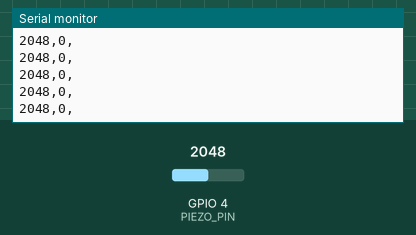
Bench run of a sketch on a simulated ESP32. Parts: the last lines printed to the serial monitor. The inputs (shaded band) are chosen by the test bench; at power-on: GPIO 4 (PIEZO_PIN) = 2048.

Above: at 2.2 s.
2.3 s: GPIO 4 (PIEZO_PIN) set to 2866
At 3.1 s:
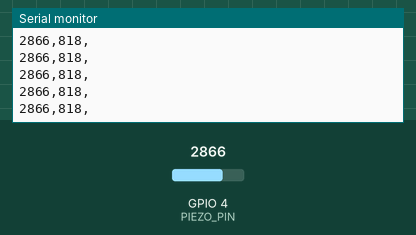
3.9 s: GPIO 4 (PIEZO_PIN) set to 3040
At 5.0 s:
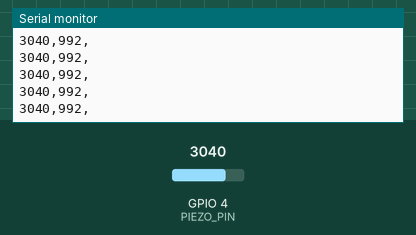
Timing chart, 0 to 6.9 s (numbered marks = the images above; inputs shaded):
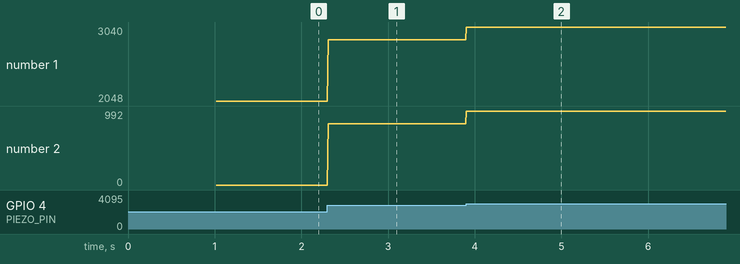

The sketch:

piezo_esp32.ino
```cpp
/*
  =====================================================================
  PIEZO DISC - STANDALONE (ESP32)
  =====================================================================
  Sensor : 50mm Piezoelectric Disc
  Board  : ESP32 DevKit V1 (38-pin)
  Used for: impact / foot-strike detection (heel or forefoot)

  WIRING (damping resistor in parallel - NOT a voltage divider)
  --------------------------------------------------------------------
    Piezo(+) --+-- GPIO4
                |
            [1M ohm resistor] -- GND
    Piezo(-) -- GND

  IMPORTANT: piezo discs generate their own AC voltage when stressed,
  and can spike beyond safe input levels for an analog pin if used
  unprotected. The 1M ohm resistor wired IN PARALLEL across the
  piezo's two leads dampens these spikes to a safe range. Do not omit
  this resistor.

  This example uses a single piezo on GPIO4. For multiple piezos
  (e.g. heel + forefoot), repeat this exact circuit on another
  ADC1-capable pin (e.g. GPIO33) and duplicate the reading code below
  with its own baseline and threshold, since piezo sensors can vary
  sensor-to-sensor in how large a spike they produce for the same tap.

  NO LIBRARY REQUIRED - uses only the built-in analogRead().

  WHAT THIS DOES
  --------------------------------------------------------------------
  - Measures a resting baseline at startup (do not touch the piezo
    during this step).
  - Continuously reads RAW (unsmoothed) ADC values. Unlike the flex
    sensor, piezo readings are intentionally NOT averaged - a piezo
    impact is a brief, sharp voltage spike, and averaging multiple
    samples together would blunt or miss that spike entirely.
  - Flags an impact event when the deviation from baseline exceeds
    IMPACT_THRESHOLD, with a debounce window so one tap isn't counted
    multiple times as the signal rings down.

  TUNING
  --------------------------------------------------------------------
  IMPACT_THRESHOLD has no universal correct value - it depends on your
  specific piezo, how it's mounted, and how much it's damped/glued.
  Run this sketch first, tap at a realistic pressure (not just a hard
  finger tap), and read off the deviation values reported. Set
  IMPACT_THRESHOLD comfortably above the resting jitter and clearly
  below your smallest real tap.

  SERIAL OUTPUT FORMAT (115200 baud)
  --------------------------------------------------------------------
    raw_adc,deviation,event
  =====================================================================
*/

// ---------------------- PIN DEFINITION ----------------------
#define PIEZO_PIN 4

// ---------------------- IMPACT DETECTION SETTINGS ----------------------
// Starting value only - tune this for your specific sensor (see header).
int IMPACT_THRESHOLD = 50;
const unsigned long IMPACT_DEBOUNCE_MS = 150;

// ---------------------- STATE ----------------------
int restingBaseline = 0;
unsigned long lastImpactTime = 0;
unsigned long impactCount = 0;

void setup() {
  Serial.begin(115200);
  while (!Serial && millis() < 3000) { delay(10); }

  Serial.println();
  Serial.println(F("====================================="));
  Serial.println(F(" Piezo Disc - Standalone Test"));
  Serial.println(F("====================================="));

  Serial.println(F("Measuring baseline - do NOT touch the piezo..."));
  delay(500);

  long sum = 0;
  const int samples = 50;
  for (int i = 0; i < samples; i++) {
    sum += analogRead(PIEZO_PIN);
    delay(10);
  }
  restingBaseline = sum / samples;

  Serial.print(F("Resting baseline: "));
  Serial.println(restingBaseline);
  Serial.println(F("Now tap the piezo at a realistic pressure to test."));
  Serial.println();
  Serial.println(F("raw_adc,deviation,event"));
}

void loop() {
  int rawADC = analogRead(PIEZO_PIN);
  int deviation = abs(rawADC - restingBaseline);

  String event = "";
  unsigned long now = millis();

  if (deviation > IMPACT_THRESHOLD && (now - lastImpactTime > IMPACT_DEBOUNCE_MS)) {
    lastImpactTime = now;
    impactCount++;
    event = "IMPACT #" + String(impactCount);
  }

  Serial.print(rawADC);
  Serial.print(',');
  Serial.print(deviation);
  Serial.print(',');
  Serial.println(event);

  delay(5); // fast sampling so brief spikes aren't missed
}
```

Measured:
- after the input at 2.3 s, the serial monitor: prints a new line at once (image 1)
- after the input at 3.9 s, the serial monitor: prints a new line at once (image 2)
- plotted number 1: 2048 → 2866 after the input at 2.3 s, 2866 → 3040 after the input at 3.9 s
- plotted number 2: 0 → 818 after the input at 2.3 s, 818 → 992 after the input at 3.9 s
